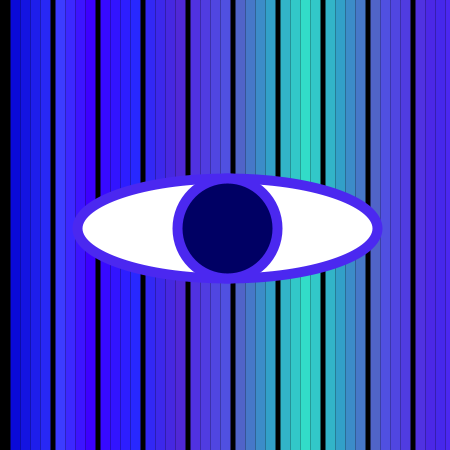
Frame 1 (no input)
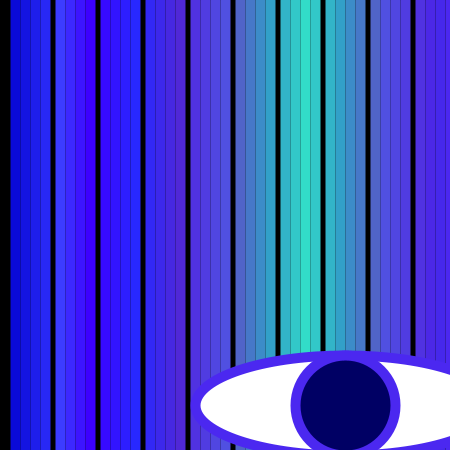
Frame 60 (the mouse pressed at the canvas centre just before this capture)
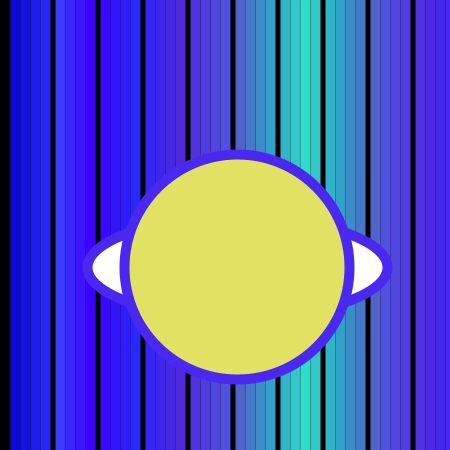
Frame 120 (the mouse held since frame 60 and released just before this capture)

The Processing sketch that drew these frames (run headless with seeded random() and noise(); from frame 60 on, the mouse is pressed at the canvas centre):

// Processing sketch: processing_97653
// ── processing_97653.pde



boolean dibuixaCercle = true;

boolean dibuixaFons = true;

int sz = 100;

int posX, posY, velX, velY;







void setup() {
 
  //fons
  size (450,450);
  posX = width/2;
  posY = height/2;
  velX = 2;
  velY = 3;
}
 
 


 


void draw() {
  background(0,255);

   
 
 //dons ratllat 
stroke(10,10,215);
strokeWeight(10);
line(15,0,15,450);
 
stroke(20,20,225);
strokeWeight(10);
line(25,0,25,450);
 
stroke(30,30,235);
strokeWeight(10);
line(35,0,35,450);
 
stroke(40,40,245);
strokeWeight(10);
line(45,0,45,450);
 
 
 
stroke(60,60,255);
strokeWeight(10);
line(60,0,60,450);
 
stroke(60,40,255);
strokeWeight(10);
line(70,0,70,450);
 
stroke(60,20,255);
strokeWeight(10);
line(80,0,80,450);
 
stroke(60,0,255);
strokeWeight(10);
line(90,0,90,450);
 
stroke(55,10,255);
strokeWeight(10);
line(105,0,105,450);
 
stroke(50,20,255);
strokeWeight(10);
line(115,0,115,450);
 
stroke(45,30,255);
strokeWeight(10);
line(125,0,125,450);
 
stroke(40,40,255);
strokeWeight(10);
line(135,0,135,450);
 
stroke(50,40,245);
strokeWeight(10);
line(150,0,150,450);
 
stroke(60,40,235);
strokeWeight(10);
line(160,0,160,450);
 
stroke(70,40,225);
strokeWeight(10);
line(170,0,170,450);
 
stroke(80,40,215);
strokeWeight(10);
line(180,0,180,450);
 
stroke(80,50,225);
strokeWeight(10);
line(195,0,195,450);
 
stroke(80,60,225);
strokeWeight(10);
line(205,0,205,450);
 
stroke(80,70,225);
strokeWeight(10);
line(215,0,215,450);
 
stroke(80,80,225);
strokeWeight(10);
line(225,0,225,450);
 
stroke(80,100,200);
strokeWeight(10);
line(240,0,240,450);
 
stroke(70,120,200);
strokeWeight(10);
line(250,0,250,450);
 
stroke(60,140,200);
strokeWeight(10);
line(260,0,260,450);
 
stroke(50,160,200);
strokeWeight(10);
line(270,0,270,450);
 
stroke(50,180,200);
strokeWeight(10);
line(285,0,285,450);
 
stroke(50,200,200);
strokeWeight(10);
line(295,0,295,450);
 
stroke(50,220,200);
strokeWeight(10);
line(305,0,305,450);
 
stroke(50,200,200);
strokeWeight(10);
line(315,0,315,450);
 
stroke(50,180,200);
strokeWeight(10);
line(330,0,330,450);
 
stroke(50,160,200);
strokeWeight(10);
line(340,0,340,450);
 
stroke(60,140,200);
strokeWeight(10);
line(350,0,350,450);
 
stroke(70,120,200);
strokeWeight(10);
line(360,0,360,450);

stroke(80,100,200);
strokeWeight(10);
line(375,0,375,450);
 
stroke(80,80,225);
strokeWeight(10);
line(385,0,385,450);
 
stroke(80,70,225);
strokeWeight(10);
line(395,0,395,450);
 
stroke(80,60,225);
strokeWeight(10);
line(405,0,405,450);

stroke(80,50,225);
strokeWeight(10);
line(420,0,420,450);
 
stroke(75,40,230);
strokeWeight(10);
line(430,0,430,450);
 
stroke(70,40,235);
strokeWeight(10);
line(440,0,440,450);
 
stroke(75,40,240);
strokeWeight(10);
line(450,0,450,450);

 
  //actualitzem posicio
  posX = posX+velX;
  posY = posY+velY;
   
  //tracem
  fill(255,255);
  if(posX>width/2){
     
  ellipse(posX,posY,300,100);
  } else {
   ellipse(posX,posY,100,300);
  }
 
    if(dibuixaCercle){
  fill(mouseY,mouseX,100);
  ellipse(posX,posY,sz,sz);
    } else {
        fill(mouseY,mouseX,100);
  ellipse(posX,posY,mouseY,mouseX);
    }
     
     

 //comprovem la posiciÃ³ X
  if((posX - (sz)<0)||(posX + (sz)>width)){
    velX = -velX;
  }
    //comprovem la posiciÃ³ Y
  if((posY - (sz/4)<0)||(posY + (sz/4)>height)){
    velY = -velY;
  }
}
 
void mousePressed()  {
//    posX = width/2;
//  posY = height/2;
//  velX = 2;
//  velY = 3;

dibuixaCercle = !dibuixaCercle;
dibuixaFons = !dibuixaFons;
}
 
